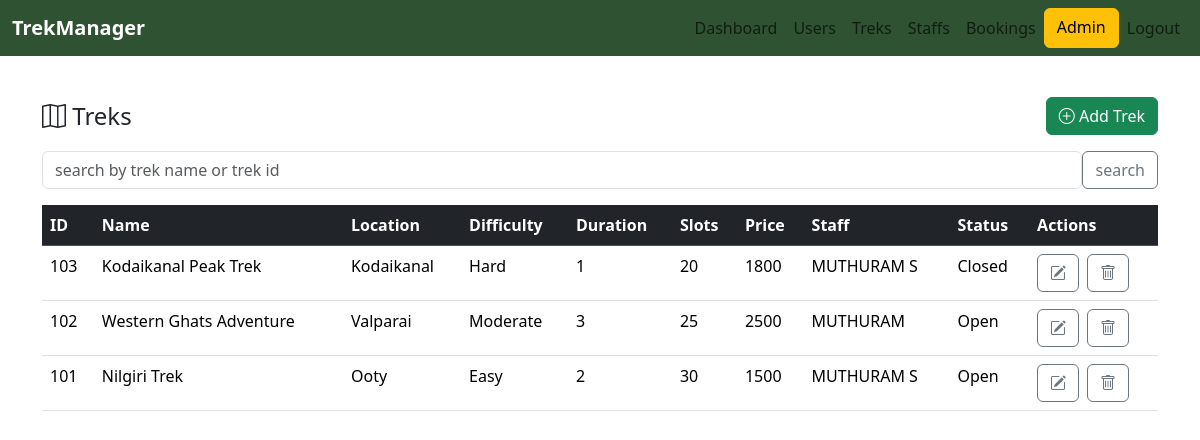
The page /admin/trek (signed in) on the database as committed earlier.
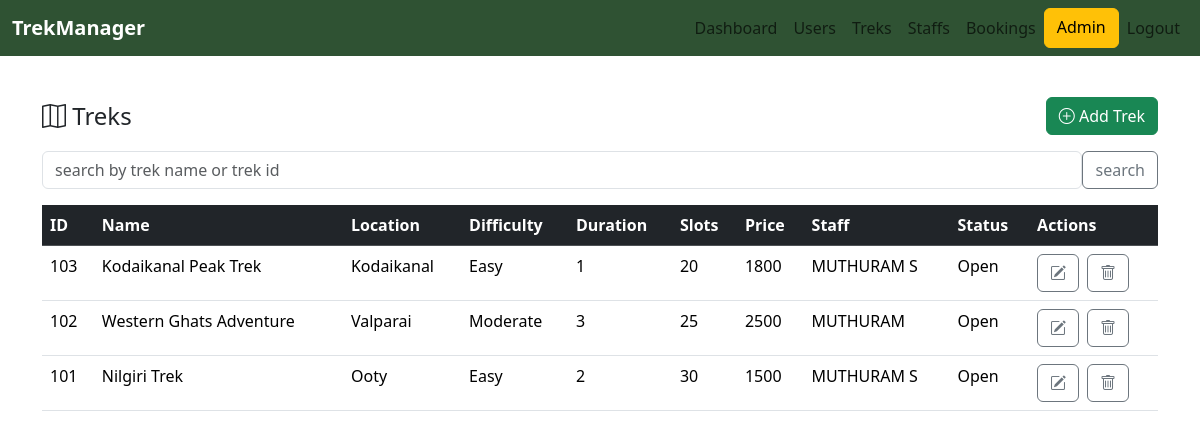
The same page on the database as committed later.
### models.py (models this page shows)
class Trek(db.Model):
    Trek_Id=db.Column(db.Integer,primary_key=True,nullable=False)
    Trek_Name=db.Column(db.String(100),nullable=False)
    Location=db.Column(db.String(100),nullable=False)
    Duration=db.Column(db.Integer,nullable=False)
    Difficulty=db.Column(db.String(100),nullable=False)
    Price=db.Column(db.Integer,nullable=False)
    Total_Slots=db.Column(db.Integer,nullable=False)
    Staff_Id=db.Column(db.Integer,db.ForeignKey('user.Id'),nullable=True)
    Status=db.Column(db.String(100),nullable=False)
    Start_Date=db.Column(db.Date,nullable=False)
    End_Date=db.Column(db.Date,nullable=False)
    Description=db.Column(db.Text,nullable=True)
    bookings=db.relationship('Book',backref='trek')
    Available_Slots=db.Column(db.Integer,nullable=False)
    staff = db.relationship('User', foreign_keys=[Staff_Id])

class User(db.Model):
    Id=db.Column(db.Integer,primary_key=True)
    Username=db.Column(db.String(100),unique=False,nullable=False)
    Contact=db.Column(db.Integer)
    Email=db.Column(db.String(100),unique=True,nullable=False)
    Password=db.Column(db.String(100),unique=False,nullable=False)
    Role=db.Column(db.String(100),nullable=False)
    Status=db.Column(db.String(100),nullable=False)
    bookings=db.relationship('Book',backref='user')

### routes/admin.py (the view)
@app.route("/admin/trek")
def trek():
    if "user_id" not in session:
        flash("Please login first.", "danger")
        return redirect(url_for("login"))
    if session["role"] != "Admin":
        flash("Access denied.", "danger")
        return redirect(url_for("login"))
    search = request.args.get("search", "").strip()
    trek = Trek.query
    if search:
        if search.isdigit():
            trek = trek.filter(Trek.Trek_Id == int(search))
        else:
            trek = trek.filter(Trek.Trek_Name.ilike(f"%{search}%"))
    trek = trek.order_by(Trek.Trek_Id.desc()).all()
    return render_template("admin/admin_trek.html", trek=trek)

### templates/admin/admin_trek.html (shortened to what this page needs)
<!DOCTYPE html>
<html>
    <head>
    <link href="https://cdn.jsdelivr.net/npm/bootstrap@5.3.7/dist/css/bootstrap.min.css" rel="stylesheet">
    <link rel="stylesheet" href="https://cdn.jsdelivr.net/npm/bootstrap-icons@1.11.3/font/bootstrap-icons.min.css">
    </head>
    <div>
        <nav class="navbar navbar-expand-lg " style="background-color: #2F5233;">
            <div class="container-fluid">
                <a class="navbar-brand fw-bold text-white" href="{{ url_for('admin') }}">TrekManager</a>
                <div class="collapse navbar-collapse" id="navbarNavAltMarkup">
                    <div class="navbar-nav ms-auto">
                        <a class="nav-link " href="{{url_for('admin')}}">Dashboard</a>
                        <a class="nav-link" href="{{url_for('user_management')}}">Users</a>
                        <a class="nav-link" href="{{url_for('trek')}}">Treks</a>
                        <a class="nav-link" href="{{url_for('staff_management')}}">Staffs</a>
                        <a class="nav-link" href="{{url_for('bookings')}}">Bookings</a>
                        <a class="btn btn-warning " >Admin</a>
                        <a class="nav-link " href="{{ url_for('logout') }}">Logout</a>
                    </div>
                </div>
            </div>
        </nav>
    </div>
        <div class="card mt-3" style="border-color: white;">
        <div class="container">
        <div class="d-flex justify-content-between align-items-center mt-4 mb-3">
        <h4 class="mb-0">
            <i class="bi bi-map"></i> Treks
        </h4>
        <a href="{{ url_for('add_trek') }}" class="btn btn-success">
            <i class="bi bi-plus-circle"></i> Add Trek
        </a>
        </div>
        <form method="GET" action="{{url_for('trek')}}" class="d-flex mb-3">
            <input type="type" class="form-control" name="search" placeholder="search by trek name or trek id" value="{{search or ''}}">
            <button type="submit" class="btn btn-outline-secondary">search</button>
        </form>
          <div class="row ">
        <div class="col-14">
        <table class="table table-hover mb-0 ">
      <thead class="table-dark"><tr><th>ID</th><th>Name</th><th>Location</th><th>Difficulty</th><th>Duration</th><th>Slots</th><th>Price</th><th>Staff</th><th>Status</th><th>Actions</th></tr></thead>
      <tbody>
        {% for t in trek %}
        <tr>
            <td>{{t.Trek_Id}}</td>
            <td>{{ t.Trek_Name }}</td>
            <td>{{t.Location}}</td>
            <td>{{t.Difficulty}}</td>
            <td>{{t.Duration}}</td>
            <td>{{t.Total_Slots}}</td>
            <td>{{t.Price}}</td>
            <td>{% if t.staff%}
                    {{t.staff.Username}}
                {%else%}
                    Unassigned
                {%endif%}
            </td>
            <td>{{t.Status}}</td>
            <td>
                <div class="d-flex">
                    <a href="{{url_for('add_trek',trek_id=t.Trek_Id)}}" class="btn btn-outline-secondary me-2"><i class="bi bi-pencil-square"></i></a>
                    <form action="{{ url_for('delete', trek_id=t.Trek_Id) }}" method="POST" style="display:inline;">
    <button type="submit" class="btn btn-outline-secondary" onclick="return confirm('Delete this trek?');">
        <i class="bi bi-trash"></i>
    </button>
</form>
                </div>
            </td>
        </tr>
        {%else%}
                <tr>
                    <td colspan="6">
                        <p div class="text-center">No Trekks Assigned/Created</p>
                    </td>
                </tr>
        {% endfor  %}
      </tbody>
        </table>
    </div>
        </div>
        </div>
    </div>
    </body>
</html>

Rows that differ between the two databases and show on the page:
changed Trek "Kodaikanal Peak Trek": Difficulty "Hard" → "Easy"; Status "Closed" → "Open"
